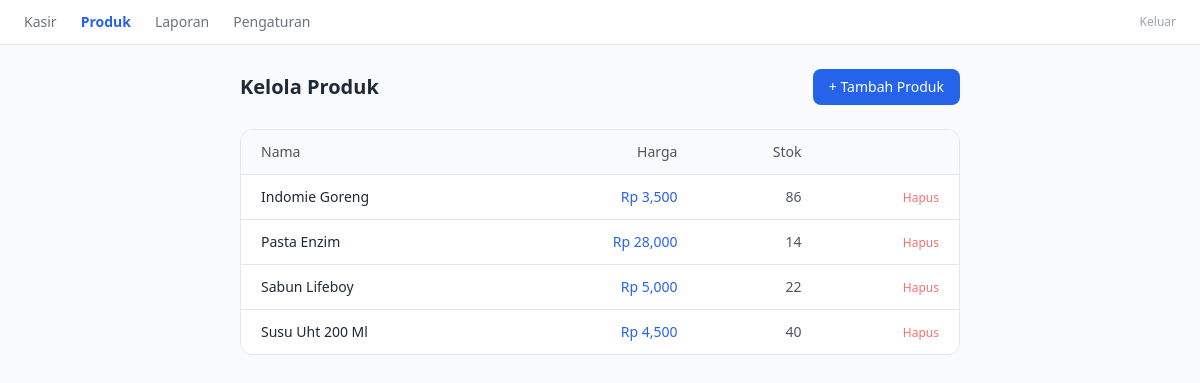
Page /produk (signed in) on the committed database.
### tables this page shows
CREATE TABLE produk (
            id INTEGER PRIMARY KEY AUTOINCREMENT,
            nama TEXT NOT NULL UNIQUE,
            harga INTEGER NOT NULL,
            stok INTEGER DEFAULT 0
        );

### app.py (the view)
@app.route("/produk")
@login_required()
def halaman_produk():
    return render_template("produk.html", produk=get_semua_produk())

### app.py (called while the page is built)
@app.context_processor
def inject_globals():
    return dict(get_setting=get_setting, session=session)

def login_required(role=None):
    def decorator(f):
        @functools.wraps(f)
        def wrapped(*args, **kwargs):
            if "user" not in session:
                return redirect(url_for("login"))
            if role and session.get("role") != role and session.get("role") != "owner":
                return redirect(url_for("index"))
            return f(*args, **kwargs)
        return wrapped
    return decorator

### database.py (called while the page is built)
def get_db():
    conn = sqlite3.connect(DB_PATH)
    conn.row_factory = sqlite3.Row
    return conn

def get_semua_produk():
    conn = get_db()
    produk = conn.execute("SELECT * FROM produk ORDER BY nama").fetchall()
    conn.close()
    return produk

### templates/produk.html (shortened to what this page needs)
<!DOCTYPE html>
<html lang="id">
<head>
<script src="https://cdn.tailwindcss.com"></script>
</head>
<body class="bg-gray-50 min-h-screen">
<nav class="bg-white border-b px-6 py-3 flex items-center justify-between">
  <div class="flex gap-6 text-sm font-medium">
    <a href="/" class="text-gray-500 hover:text-gray-800">Kasir</a>
    <a href="/produk" class="text-blue-600 font-semibold">Produk</a>
    {% if session.get("role") == "owner" %}
    <a href="/laporan" class="text-gray-500 hover:text-gray-800">Laporan</a>
    <a href="/settings" class="text-gray-500 hover:text-gray-800">Pengaturan</a>
    {% endif %}
  </div>
  <a href="/logout" class="text-xs text-gray-400 hover:text-red-500">Keluar</a>
</nav>
<div class="max-w-3xl mx-auto p-6">
  <div class="flex justify-between items-center mb-6">
    <h1 class="text-xl font-semibold text-gray-800">Kelola Produk</h1>
    <button onclick="document.getElementById('form-tambah').classList.toggle('hidden')"
      class="bg-blue-600 text-white px-4 py-2 rounded-lg text-sm font-medium hover:bg-blue-700">+ Tambah Produk</button>
  </div>
  <div class="bg-white border rounded-xl overflow-hidden">
    <table class="w-full text-sm">
      <thead class="bg-gray-50 border-b">
        <tr>
          <th class="text-left px-5 py-3 font-medium text-gray-600">Nama</th>
          <th class="text-right px-5 py-3 font-medium text-gray-600">Harga</th>
          <th class="text-right px-5 py-3 font-medium text-gray-600">Stok</th>
          <th class="px-5 py-3"></th>
        </tr>
      </thead>
      <tbody id="tabel-produk">
        {% for p in produk %}
        <tr class="border-b last:border-0 hover:bg-gray-50" id="row-{{ p.id }}">
          <td class="px-5 py-3 capitalize text-gray-800">{{ p.nama }}</td>
          <td class="px-5 py-3 text-right text-blue-600 font-medium">Rp {{ "{:,}".format(p.harga) }}</td>
          <td class="px-5 py-3 text-right text-gray-600">{{ p.stok }}</td>
          <td class="px-5 py-3 text-right">
            <form method="POST" action="/produk/hapus/{{ p.id }}"
              onsubmit="return confirm('Hapus {{ p.nama }}?')" class="inline">
              <button class="text-red-400 hover:text-red-600 text-xs">Hapus</button>
            </form>
          </td>
        </tr>
        {% endfor %}
      </tbody>
    </table>
  </div>
</div>
</body>
</html>

### rows in the picture
produk: nama "Indomie Goreng", harga "3,500", stok "86"
produk: nama "Pasta Enzim", harga "28,000", stok "14"
produk: nama "Sabun Lifeboy", harga "5,000", stok "22"
produk: nama "Susu Uht 200 Ml", harga "4,500", stok "40"
